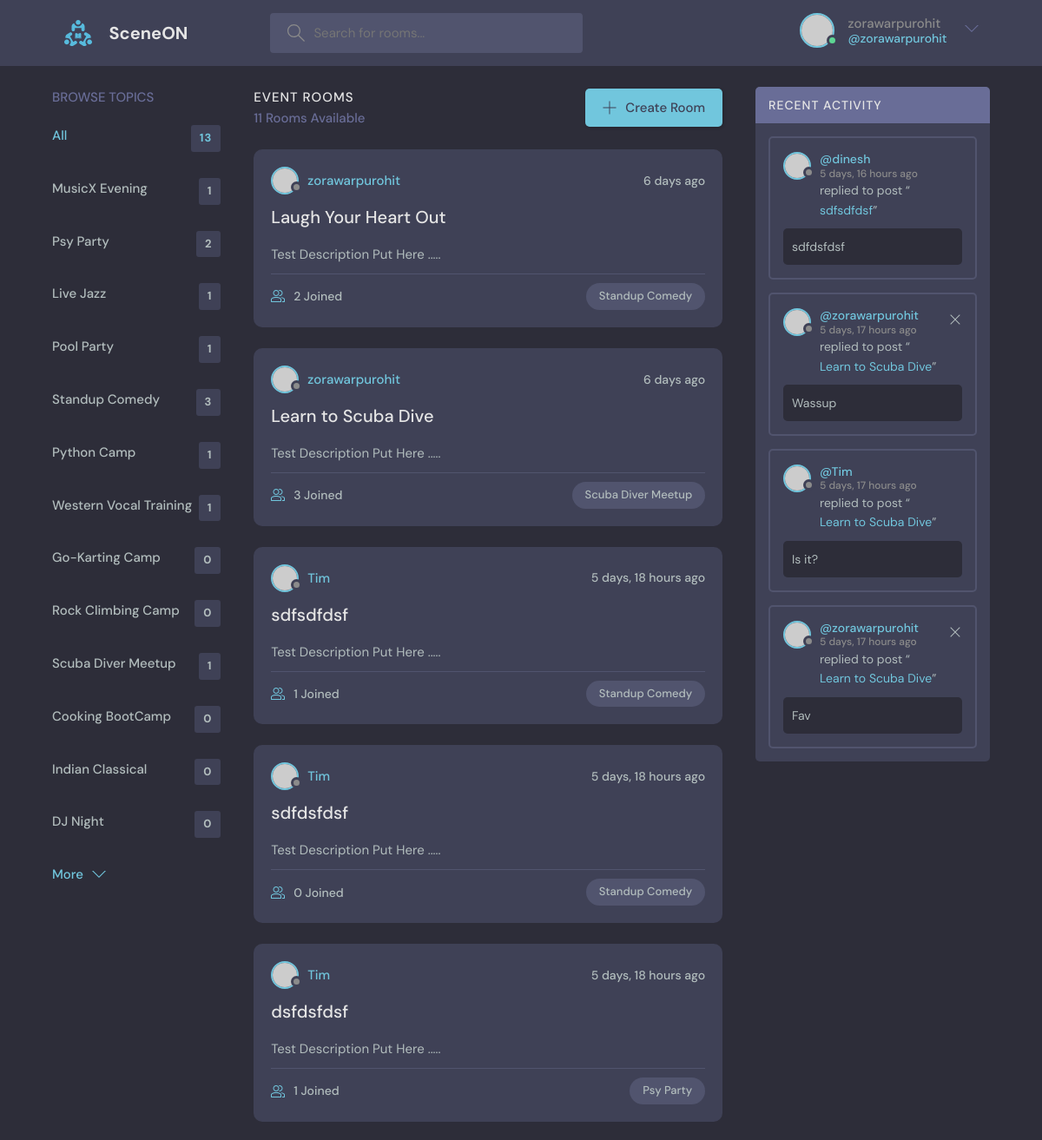
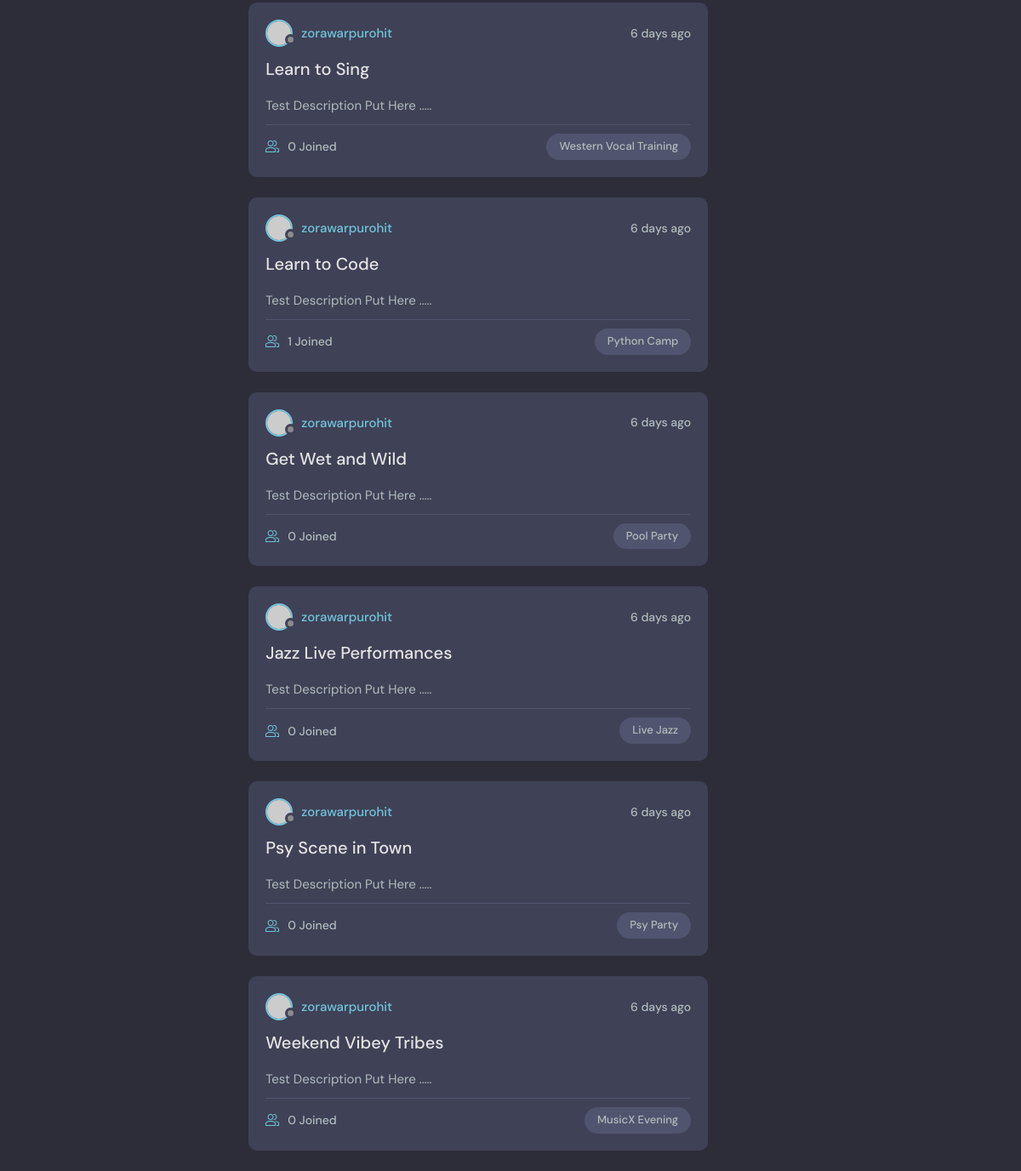
The app's page / (signed in) with its own data (2 pictures, top to bottom).
### base/models.py (models this page shows, shortened)
class Topic(models.Model):
    name = models.CharField(max_length=200)

class Room(models.Model):
    host = models.ForeignKey(User, on_delete=models.SET_NULL, null=True)
    topic = models.ForeignKey(Topic, on_delete=models.SET_NULL, null=True)
    name = models.CharField(max_length=200)
    description = models.TextField(null=True, blank=True)
    participants = models.ManyToManyField(User, related_name='participants', blank = True)
    updated = models.DateTimeField(auto_now=True)
    created = models.DateTimeField(auto_now_add=True)
    class Meta:
        ordering = ['-updated', '-created']
    def __str__(self):
        return self.name

class Message(models.Model):
    user = models.ForeignKey(User, on_delete=models.CASCADE)
    room = models.ForeignKey(Room, on_delete=models.CASCADE)
    body = models.TextField()
    updated = models.DateTimeField(auto_now=True)
    created = models.DateTimeField(auto_now_add=True)
    class Meta:
        ordering = ['-updated', '-created']

### base/views.py (the view)
# urls.py: 2. Add a URL to urlpatterns:  path('', views.home, name='home')
def home(request):
    q = request.GET.get('q') if request.GET.get('q') != None else ''
    rooms = Room.objects.filter(
        Q(topic__name__icontains=q) |
        Q(name__icontains=q) |
        Q(description__icontains=q)
        )
    topic = Topic.objects.all()
    room_count = rooms.count()
    room_messages = Message.objects.filter(Q(room__topic__name__icontains=q))
    home_data = {'rooms': rooms, 'topics': topic, 'room_count': room_count, 'room_messages':room_messages }
    return render(request, 'base/home.html', home_data )

### base/templates/base/home.html (shortened to what this page needs)
{%extends 'main.html' %}
{% block content %}
    <main class="layout layout--3">
      <div class="container">
        {% include 'base/topics_component.html' %}
        <div class="roomList">
          <div class="roomList__header">
            <div>
              <h2>Event Rooms</h2>
              <p>{{room_count}} Rooms Available</p>
            </div>
            <a class="btn btn--main" href="{% url 'createroom' %}">
              <svg version="1.1" xmlns="http://www.w3.org/2000/svg" width="32" height="32" viewBox="0 0 32 32">
                <title>add</title>
                <path
                  d="M16.943 0.943h-1.885v14.115h-14.115v1.885h14.115v14.115h1.885v-14.115h14.115v-1.885h-14.115v-14.115z"
                ></path>
              </svg>
              Create Room
            </a>
          </div>
          {% include 'base/feed_component.html' %}
        </div>
        {% include 'base/activity_component.html'%}
      </div>
    </main>
    {% endblock %}

### templates/navigation.html (shortened to what this page needs)
{% load static %}
<header class="header header--loggedIn">
    <div class="container">
      <a href="{% url 'home' %}" class="header__logo">
        <img src="{% static 'images/logo.svg' %}" />
        <h1>SceneON</h1>
      </a>
      <form class="header__search" method="GET" action="{% url 'home' %}">
        <label>
          <input name="q" placeholder="Search for rooms..." />
        </label>
      </form>
      <nav class="header__menu">
        {%if request.user.is_authenticated %}
        <div class="header__user">
          <a href="profile.html">
            <div class="avatar avatar--medium active">
              <img src="https://randomuser.me/api/portraits/men/37.jpg" />
            </div>
            <p>{{request.user.username}}<span>@{{request.user.username}}</span></p>
          </a>
          <button class="dropdown-button">
            <svg version="1.1" xmlns="http://www.w3.org/2000/svg" width="32" height="32" viewBox="0 0 32 32">
              <title>chevron-down</title>
              <path d="M16 21l-13-13h-3l16 16 16-16h-3l-13 13z"></path>
            </svg>
          </button>
        </div>
        {% else %}
        <a href="{% url 'login' %}">
          <img src="{% static 'images/avatar.svg' %}" />
          <p>Login</p>
        </a>
        {% endif %}
      </nav>
    </div>
  </header>

### base/templates/base/topics_component.html
<div class="topics">
  <div class="topics__header">
    <h2>Browse Topics</h2>
  </div>
  <ul class="topics__list">
    <li>
      <a href="{% url 'home' %}" class="active">All <span>{{topics.count}}</span></a>
    </li>
    {% for topic in topics %}
    <li>
      <a href="{% url 'home' %}?q={{topic.name}}">{{topic.name}} <span>{{topic.room_set.all.count}}</span></a>
    </li>
    {% endfor %}
  </ul>
  <a class="btn btn--link" href="topics.html">
    More
    <svg version="1.1" xmlns="http://www.w3.org/2000/svg" width="32" height="32" viewBox="0 0 32 32">
      <title>chevron-down</title>
      <path d="M16 21l-13-13h-3l16 16 16-16h-3l-13 13z"></path>
    </svg>
  </a>
</div>

### base/templates/base/feed_component.html (shortened to what this page needs)
{% for room in rooms %}
<div class="roomListRoom">
  <div class="roomListRoom__header">
    <a href="{% url 'userprofile' room.host.id %}" class="roomListRoom__author">
      <div class="avatar avatar--small">
        <img src="https://randomuser.me/api/portraits/women/11.jpg" />
      </div>
      <span>{{room.host.username}}</span>
    </a>
    <div class="roomListRoom__actions">
      <span>{{room.created|timesince}} ago</span>
    </div>
  </div>
  <div class="roomListRoom__content">
    <a href="{% url 'room' room.id %}">{{room.name}}</a>
    <p>
      Test Description Put Here .....
    </p>
  </div>
  <div class="roomListRoom__meta">
    <a href="{% url 'room' room.id %}" class="roomListRoom__joined">
      {{room.participants.all.count}} Joined
    </a>
    <p class="roomListRoom__topic">{{room.topic.name}}</p>
  </div>
</div>
{% endfor %}

### base/templates/base/activity_component.html
<div class="activities">
  <div class="activities__header">
    <h2>Recent Activity</h2>
  </div>
  {% for message in room_messages %}
  <div class="activities__box">
    <div class="activities__boxHeader roomListRoom__header">
      <a href="{% url 'userprofile' message.user.id %}" class="roomListRoom__author">
        <div class="avatar avatar--small">
          <img src="https://randomuser.me/api/portraits/women/11.jpg" />
        </div>
        <p>
          @{{message.user}}
          <span>{{message.created | timesince }} ago</span>
        </p>
      </a>
      {% if request.user == message.user %}
      <div class="roomListRoom__actions">
        <a href="{% url 'deletemessage' message.id %}">
          <svg version="1.1" xmlns="http://www.w3.org/2000/svg" width="32" height="32" viewBox="0 0 32 32">
            <title>remove</title>
            <path
              d="M27.314 6.019l-1.333-1.333-9.98 9.981-9.981-9.981-1.333 1.333 9.981 9.981-9.981 9.98 1.333 1.333 9.981-9.98 9.98 9.98 1.333-1.333-9.98-9.98 9.98-9.981z"
            ></path>
          </svg>
        </a>
      </div>
      {% endif %}
    </div>
    <div class="activities__boxContent">
      <p>replied to post “<a href="{% url 'room' message.room.id %}">{{message.room}}</a>”</p>
      <div class="activities__boxRoomContent">
        {{message.body}}
      </div>
    </div>
  </div>
  {% endfor %}
</div>

### records on screen
Topic: name "MusicX Evening", room_set.all.count "1"
Topic: name "Psy Party", room_set.all.count "2"
Topic: name "Live Jazz", room_set.all.count "1"
Topic: name "Pool Party", room_set.all.count "1"
Topic: name "Standup Comedy", room_set.all.count "3"
Topic: name "Python Camp", room_set.all.count "1"
Topic: name "Western Vocal Training", room_set.all.count "1"
Topic: name "Go-Karting Camp", room_set.all.count "0"
Topic: name "Rock Climbing Camp", room_set.all.count "0"
Topic: name "Scuba Diver Meetup", room_set.all.count "1"
Topic: name "Cooking BootCamp", room_set.all.count "0"
Topic: name "Indian Classical", room_set.all.count "0"
Topic: name "DJ Night", room_set.all.count "0"
Room: host.username "zorawarpurohit", created "6 days", name "Laugh Your Heart Out", participants.all.count "2", topic.name "Standup Comedy"
Room: host.username "zorawarpurohit", created "6 days", name "Learn to Scuba Dive", participants.all.count "3", topic.name "Scuba Diver Meetup"
Room: host.username "Tim", created "5 days, 18 hours", name "sdfsdfdsf", participants.all.count "1", topic.name "Standup Comedy"
Room: host.username "Tim", created "5 days, 18 hours", name "sdfdsfdsf", participants.all.count "0", topic.name "Standup Comedy"
Room: host.username "Tim", created "5 days, 18 hours", name "dsfdsfdsf", participants.all.count "1", topic.name "Psy Party"
Room: host.username "zorawarpurohit", created "6 days", name "Learn to Sing", participants.all.count "0", topic.name "Western Vocal Training"
Room: host.username "zorawarpurohit", created "6 days", name "Learn to Code", participants.all.count "1", topic.name "Python Camp"
Room: host.username "zorawarpurohit", created "6 days", name "Get Wet and Wild", participants.all.count "0", topic.name "Pool Party"
Room: host.username "zorawarpurohit", created "6 days", name "Jazz Live Performances", participants.all.count "0", topic.name "Live Jazz"
Room: host.username "zorawarpurohit", created "6 days", name "Psy Scene in Town", participants.all.count "0", topic.name "Psy Party"
Room: host.username "zorawarpurohit", created "6 days", name "Weekend Vibey Tribes", participants.all.count "0", topic.name "MusicX Evening"
Message: user "dinesh", created "5 days, 16 hours", room "sdfsdfdsf", body "sdfdsfdsf"
Message: user "zorawarpurohit", created "5 days, 17 hours", room "Learn to Scuba Dive", body "Wassup"
Message: user "Tim", created "5 days, 17 hours", room "Learn to Scuba Dive", body "Is it?"
Message: user "zorawarpurohit", created "5 days, 17 hours", room "Learn to Scuba Dive", body "Fav"

### other values on screen
{{ request.user.username }} "zorawarpurohit"
{{ topics.count }} "13"
{{ room_count }} "11"
